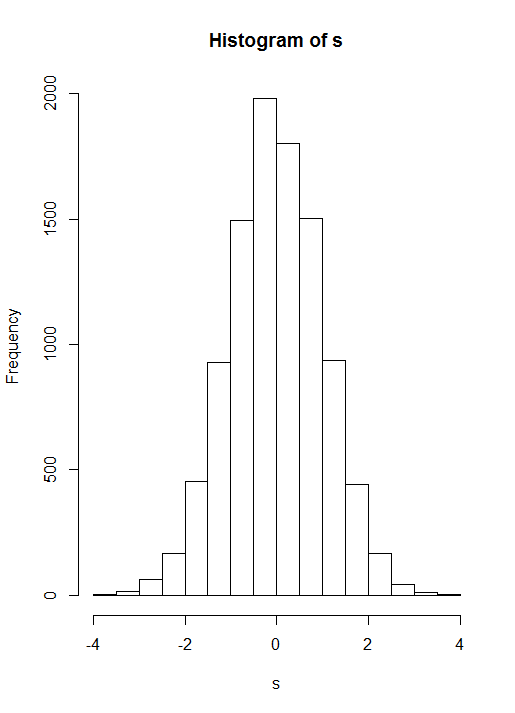

R code for this plot:
s <- vector(mode = "numeric" , length = 10000)
for(i in 1:10000)
{
  normal <- rnorm(i,mean = 50 , sd = 30)
  average <- mean(normal)
  s[i] <-sqrt(i)*(average - 50)/30
}
hist(s)

normalDistribution <- rnorm(10000,mean = 50 , sd = 30)
hist(normalDistribution)
